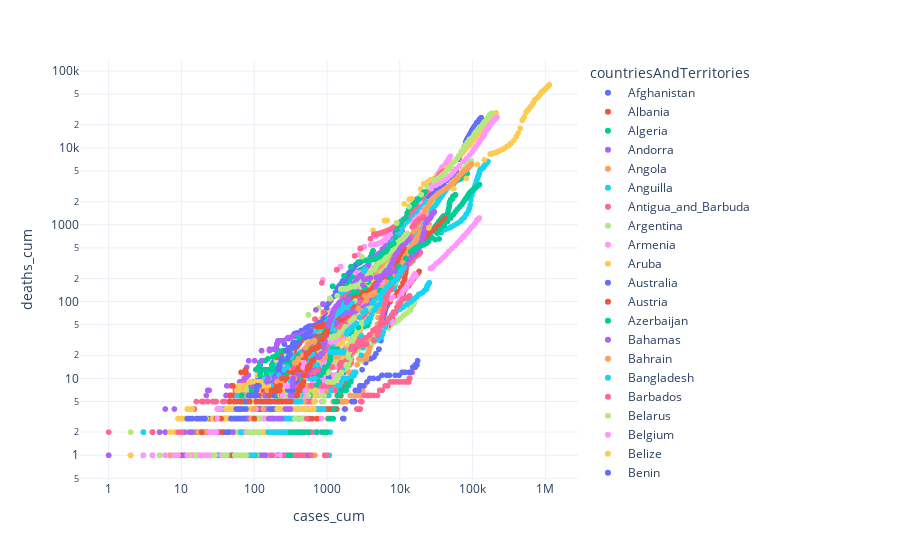

The notebook cell this image was saved under:
### Code cell
fig_CFR = px.scatter(
    df_ECDC,
    x="cases_cum",
    y="deaths_cum",
    color="countriesAndTerritories",
    log_x=True,
    log_y=True,
)
fig_CFR.show()
